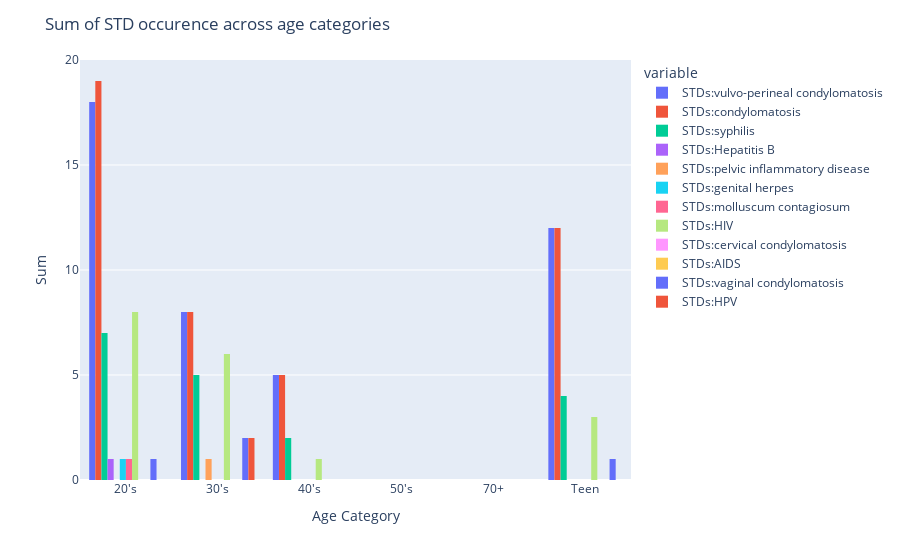

The cell this chart's notebook holds for it:
### Code cell
fig = px.histogram(std_agg, x="age_cat", y=list(std_cols), barmode="group", histfunc="sum")
fig.update_layout(title="Sum of STD occurence across age categories")
fig.update_xaxes(title="Age Category")
fig.update_yaxes(title="Sum")
fig.show()

### Figure 1 — Plotly figure (JSON) as saved in the notebook; plotly's stock layout.template omitted (floating-point values rounded to 4 significant figures)
{"data": [{"alignmentgroup": "True", "bingroup": "x", "histfunc": "sum", "hovertemplate": "variable=STDs:vulvo-perineal condylomatosis<br>age_cat=%{x}<br>sum of value=%{y}<extra></extra>", "legendgroup": "STDs:vulvo-perineal condylomatosis", "marker": {"color": "#636efa", "pattern": {"shape": ""}}, "name": "STDs:vulvo-perineal condylomatosis", "offsetgroup": "STDs:vulvo-perineal condylomatosis", "orientation": "v", "showlegend": true, "type": "histogram", "x": ["20's", "30's", "40's", "50's", "70+", "Teen"], "xaxis": "x", "y": [18, 8, 5, 0, 0, 12], "yaxis": "y"}, {"alignmentgroup": "True", "bingroup": "x", "histfunc": "sum", "hovertemplate": "variable=STDs:condylomatosis<br>age_cat=%{x}<br>sum of value=%{y}<extra></extra>", "legendgroup": "STDs:condylomatosis", "marker": {"color": "#EF553B", "pattern": {"shape": ""}}, "name": "STDs:condylomatosis", "offsetgroup": "STDs:condylomatosis", "orientation": "v", "showlegend": true, "type": "histogram", "x": ["20's", "30's", "40's", "50's", "70+", "Teen"], "xaxis": "x", "y": [19, 8, 5, 0, 0, 12], "yaxis": "y"}, {"alignmentgroup": "True", "bingroup": "x", "histfunc": "sum", "hovertemplate": "variable=STDs:syphilis<br>age_cat=%{x}<br>sum of value=%{y}<extra></extra>", "legendgroup": "STDs:syphilis", "marker": {"color": "#00cc96", "pattern": {"shape": ""}}, "name": "STDs:syphilis", "offsetgroup": "STDs:syphilis", "orientation": "v", "showlegend": true, "type": "histogram", "x": ["20's", "30's", "40's", "50's", "70+", "Teen"], "xaxis": "x", "y": [7, 5, 2, 0, 0, 4], "yaxis": "y"}, {"alignmentgroup": "True", "bingroup": "x", "histfunc": "sum", "hovertemplate": "variable=STDs:Hepatitis B<br>age_cat=%{x}<br>sum of value=%{y}<extra></extra>", "legendgroup": "STDs:Hepatitis B", "marker": {"color": "#ab63fa", "pattern": {"shape": ""}}, "name": "STDs:Hepatitis B", "offsetgroup": "STDs:Hepatitis B", "orientation": "v", "showlegend": true, "type": "histogram", "x": ["20's", "30's", "40's", "50's", "70+", "Teen"], "xaxis": "x", "y": [1, 0, 0, 0, 0, 0], "yaxis": "y"}, {"alignmentgroup": "True", "bingroup": "x", "histfunc": "sum", "hovertemplate": "variable=STDs:pelvic inflammatory disease<br>age_cat=%{x}<br>sum of value=%{y}<extra></extra>", "legendgroup": "STDs:pelvic inflammatory disease", "marker": {"color": "#FFA15A", "pattern": {"shape": ""}}, "name": "STDs:pelvic inflammatory disease", "offsetgroup": "STDs:pelvic inflammatory disease", "orientation": "v", "showlegend": true, "type": "histogram", "x": ["20's", "30's", "40's", "50's", "70+", "Teen"], "xaxis": "x", "y": [0, 1, 0, 0, 0, 0], "yaxis": "y"}, {"alignmentgroup": "True", "bingroup": "x", "histfunc": "sum", "hovertemplate": "variable=STDs:genital herpes<br>age_cat=%{x}<br>sum of value=%{y}<extra></extra>", "legendgroup": "STDs:genital herpes", "marker": {"color": "#19d3f3", "pattern": {"shape": ""}}, "name": "STDs:genital herpes", "offsetgroup": "STDs:genital herpes", "orientation": "v", "showlegend": true, "type": "histogram", "x": ["20's", "30's", "40's", "50's", "70+", "Teen"], "xaxis": "x", "y": [1, 0, 0, 0, 0, 0], "yaxis": "y"}, {"alignmentgroup": "True", "bingroup": "x", "histfunc": "sum", "hovertemplate": "variable=STDs:molluscum contagiosum<br>age_cat=%{x}<br>sum of value=%{y}<extra></extra>", "legendgroup": "STDs:molluscum contagiosum", "marker": {"color": "#FF6692", "pattern": {"shape": ""}}, "name": "STDs:molluscum contagiosum", "offsetgroup": "STDs:molluscum contagiosum", "orientation": "v", "showlegend": true, "type": "histogram", "x": ["20's", "30's", "40's", "50's", "70+", "Teen"], "xaxis": "x", "y": [1, 0, 0, 0, 0, 0], "yaxis": "y"}, {"alignmentgroup": "True", "bingroup": "x", "histfunc": "sum", "hovertemplate": "variable=STDs:HIV<br>age_cat=%{x}<br>sum of value=%{y}<extra></extra>", "legendgroup": "STDs:HIV", "marker": {"color": "#B6E880", "pattern": {"shape": ""}}, "name": "STDs:HIV", "offsetgroup": "STDs:HIV", "orientation": "v", "showlegend": true, "type": "histogram", "x": ["20's", "30's", "40's", "50's", "70+", "Teen"], "xaxis": "x", "y": [8, 6, 1, 0, 0, 3], "yaxis": "y"}, {"alignmentgroup": "True", "bingroup": "x", "histfunc": "sum", "hovertemplate": "variable=STDs:cervical condylomatosis<br>age_cat=%{x}<br>sum of value=%{y}<extra></extra>", "legendgroup": "STDs:cervical condylomatosis", "marker": {"color": "#FF97FF", "pattern": {"shape": ""}}, "name": "STDs:cervical condylomatosis", "offsetgroup": "STDs:cervical condylomatosis", "orientation": "v", "showlegend": true, "type": "histogram", "x": ["20's", "30's", "40's", "50's", "70+", "Teen"], "xaxis": "x", "y": [0, 0, 0, 0, 0, 0], "yaxis": "y"}, {"alignmentgroup": "True", "bingroup": "x", "histfunc": "sum", "hovertemplate": "variable=STDs:AIDS<br>age_cat=%{x}<br>sum of value=%{y}<extra></extra>", "legendgroup": "STDs:AIDS", "marker": {"color": "#FECB52", "pattern": {"shape": ""}}, "name": "STDs:AIDS", "offsetgroup": "STDs:AIDS", "orientation": "v", "showlegend": true, "type": "histogram", "x": ["20's", "30's", "40's", "50's", "70+", "Teen"], "xaxis": "x", "y": [0, 0, 0, 0, 0, 0], "yaxis": "y"}, {"alignmentgroup": "True", "bingroup": "x", "histfunc": "sum", "hovertemplate": "variable=STDs:vaginal condylomatosis<br>age_cat=%{x}<br>sum of value=%{y}<extra></extra>", "legendgroup": "STDs:vaginal condylomatosis", "marker": {"color": "#636efa", "pattern": {"shape": ""}}, "name": "STDs:vaginal condylomatosis", "offsetgroup": "STDs:vaginal condylomatosis", "orientation": "v", "showlegend": true, "type": "histogram", "x": ["20's", "30's", "40's", "50's", "70+", "Teen"], "xaxis": "x", "y": [1, 2, 0, 0, 0, 1], "yaxis": "y"}, {"alignmentgroup": "True", "bingroup": "x", "histfunc": "sum", "hovertemplate": "variable=STDs:HPV<br>age_cat=%{x}<br>sum of value=%{y}<extra></extra>", "legendgroup": "STDs:HPV", "marker": {"color": "#EF553B", "pattern": {"shape": ""}}, "name": "STDs:HPV", "offsetgroup": "STDs:HPV", "orientation": "v", "showlegend": true, "type": "histogram", "x": ["20's", "30's", "40's", "50's", "70+", "Teen"], "xaxis": "x", "y": [0, 2, 0, 0, 0, 0], "yaxis": "y"}], "layout": {"autosize": true, "barmode": "group", "legend": {"title": {"text": "variable"}, "tracegroupgap": 0}, "margin": {"t": 60}, "title": {"text": "Sum of STD occurence across age categories"}, "xaxis": {"anchor": "y", "autorange": true, "domain": [0, 1], "range": [-0.5, 5.5], "title": {"text": "Age Category"}, "type": "category"}, "yaxis": {"anchor": "x", "autorange": true, "domain": [0, 1], "range": [0, 20], "title": {"text": "Sum"}, "type": "linear"}}}
